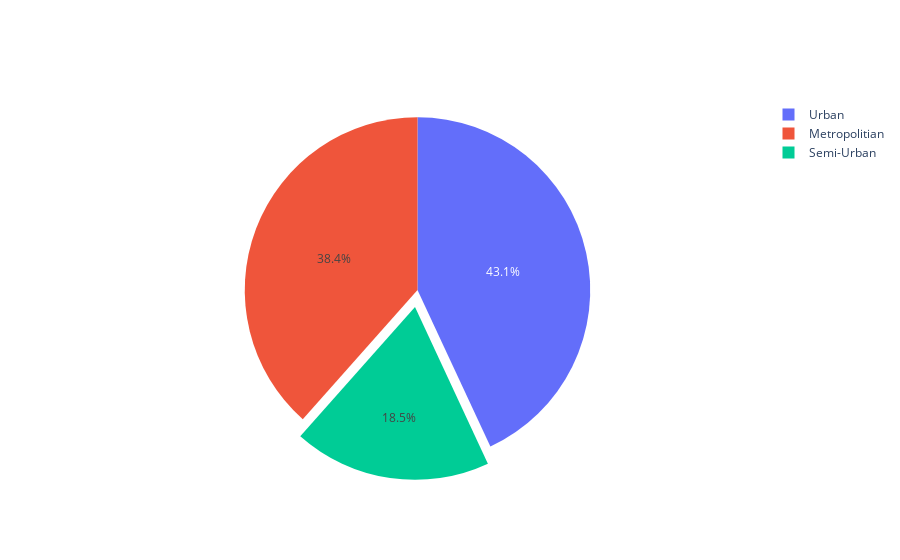

This figure's notebook cell:
### Code cell
avg_distance = df2['Distance(km)'].mean()
avg_distance_by_city = df2[['City', 'Distance(km)']].groupby('City').mean().reset_index()
avg_distance_by_city

#Drawing a Pie Graphic
fig = go.Figure( data = [go.Pie(labels = avg_distance_by_city["City"], 
                values = avg_distance_by_city['Distance(km)'], pull=[0, 0.1, 0])])
fig.show()

### Figure 1 — Plotly figure (JSON) as saved in the notebook; plotly's stock layout.template omitted (floating-point values rounded to 4 significant figures)
{"data": [{"labels": ["Metropolitian", "Semi-Urban", "Urban"], "pull": [0, 0.1, 0], "type": "pie", "values": [26.76, 12.88, 29.98]}], "layout": {}}
